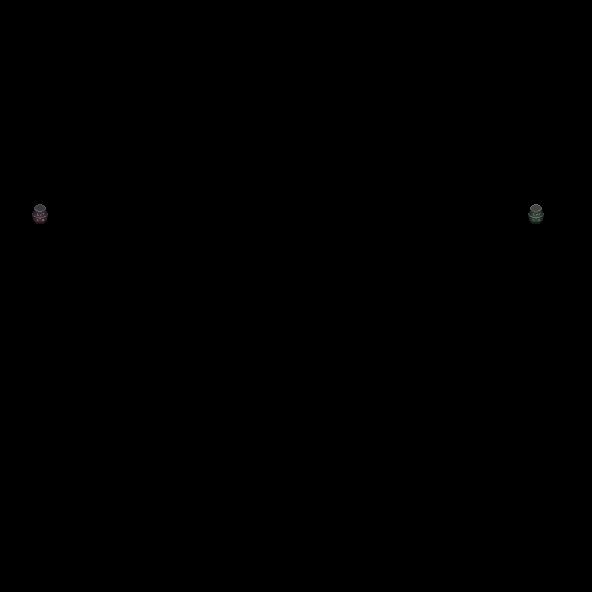

A 2D game scene composited from a Tiled map and its tileset images. What follows is a short description and the map's XML, with each tile layer's data collapsed to a summary:
An orthogonal 37x37 tile map with 16x16 px tiles, 1 tile layer (decorative).

<map version="1.10" tiledversion="1.10.0" orientation="orthogonal" renderorder="right-down" width="37" height="37" tilewidth="16" tileheight="16" infinite="0" nextlayerid="13" nextobjectid="73">
 <tileset firstgid="1" name="decorative" tilewidth="16" tileheight="16" tilecount="256" columns="16">
  <image source="../Images/Map/Decorative.png" width="256" height="256" />
 </tileset>
 <layer id="8" name="decorative" width="37" height="37">
  <data>[1369 cells, 7 non-empty, 6 distinct tile ids]</data>
 </layer>
</map>
